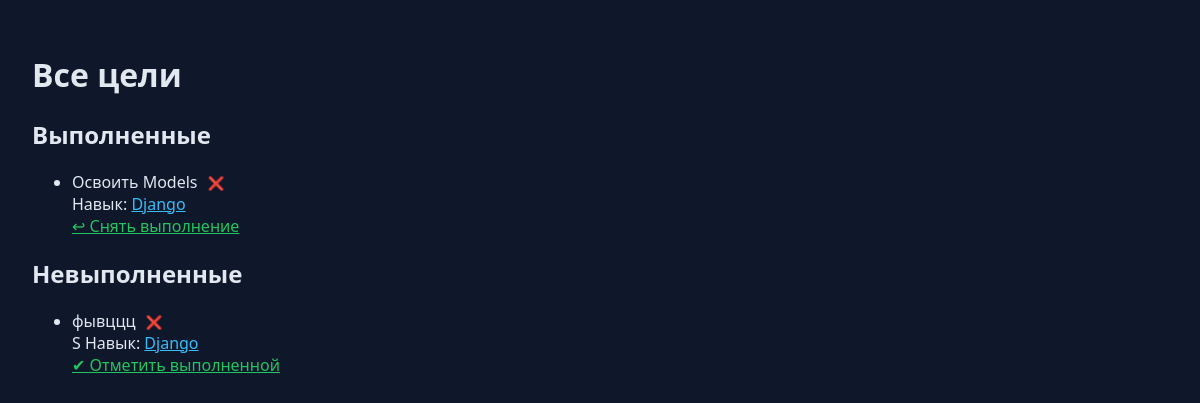
The page /goals/django/ on the database its author committed.
### tracker/models.py (models this page shows, shortened)
class Goal(models.Model):
    user = models.ForeignKey(
        User,
        on_delete=models.CASCADE,
        related_name="skills",
        null=True,
        blank=True
    )
    skill = models.ForeignKey(
        Skill,
        on_delete=models.CASCADE,
        related_name="goals"
    )
    text = models.CharField(max_length=100)
    description = models.TextField(blank=True)
    done = models.BooleanField(default=False)
    archived = models.BooleanField(default=False)
    class Meta:
        ordering = ['-id']

class Skill(models.Model):
    user = models.ForeignKey(
        User,
        on_delete=models.CASCADE,
        related_name="goals",
        null=True,
        blank=True
    )
    name = models.CharField(max_length=100)
    description = models.TextField(blank=True)
    rank = models.CharField(max_length=10, blank=True)
    level = models.IntegerField(default=1)
    slug = models.SlugField(default='', null=False)

### tracker/views.py (the view)
# urls.py: path("goals/<slug:skill_slug>/", goals_check, name="goals_check"),
def goals_check(request, skill_slug:str):
    skill = get_object_or_404(Skill, slug=skill_slug)
    done_goals = []
    not_done_goals = []
    for goal in skill.goals.all():
        goal_data = {
            "id": goal.id,
            "text": goal.text,
            "skill_slug": skill_slug,
            "skill_name": skill.name,
            "skill_description": skill.description,
        }
        if goal.done:
            done_goals.append(goal_data)
        else:
            not_done_goals.append(goal_data)
    return render(request, "tracker/goals_check.html", {
        "skill": skill,
        "done_goals": done_goals,
        "not_done_goals": not_done_goals,
    })

### tracker/templates/tracker/goals_check.html (shortened to what this page needs)
<!DOCTYPE html>
<html lang="ru">
<head>
</head>
<body>
<h1>Все цели</h1>
<h2>Выполненные</h2>
{% if done_goals %}
<ul>
    {% for goal in done_goals %}
    <li>
    <div>{{ goal.text }} <button style="background: none; border: none;">❌</button> </div>
    <div class="skill">
        Навык:
        <a href="/skill/{{ goal.skill.slug }}/"  style="color: #38bdf8;">
            {{ goal.skill_name }}
        </a>
    </div>
    <a href="{% url 'goal_undone' goal.skill.slug goal.id %}"  style="color: #22c55e;">
        ↩ Снять выполнение
    </a>
</li>
    {% endfor %}
</ul>
{% else %}
<p class="empty">Нет выполненных целей</p>
{% endif %}
<h2>Невыполненные</h2>
{% if not_done_goals %}
<ul>
    {% for goal in not_done_goals %}
    <li>
    <div>
    {{ goal.text }}
    <form action="{% url 'goal_delete' goal.skill.slug goal.id %}" method="post" style="display:inline;">
        <button type="submit" style="background: none; border: none; cursor: pointer;">
        ❌
        </button>
    </form>
    </div>
    <div class="skill">S
        Навык:
        <a href="/skill/{{ goal.skill.slug }}/" style="color: #38bdf8;">
            {{ goal.skill_name }}
        </a>
    </div>
    <a href="{% url 'goal_done' goal.skill.slug goal.id %}" style="color: #22c55e;">
        ✔ Отметить выполненной
    </a>
</li>
    {% endfor %}
</ul>
{% else %}
<p class="empty">Нет невыполненных целей</p>
{% endif %}
</body>
</html>

### tracker/templates/tracker/goals_check.html (style rules this page uses)
body { background: #0f172a; color: #e2e8f0; font-family: system-ui, sans-serif; margin: 0; padding: 2rem; min-height: 100vh; }

### rows shown on the page
Goal: text "Освоить Models"
Skill: skill_name "Django", skill_name "Django"
Goal: text "фывццц"
